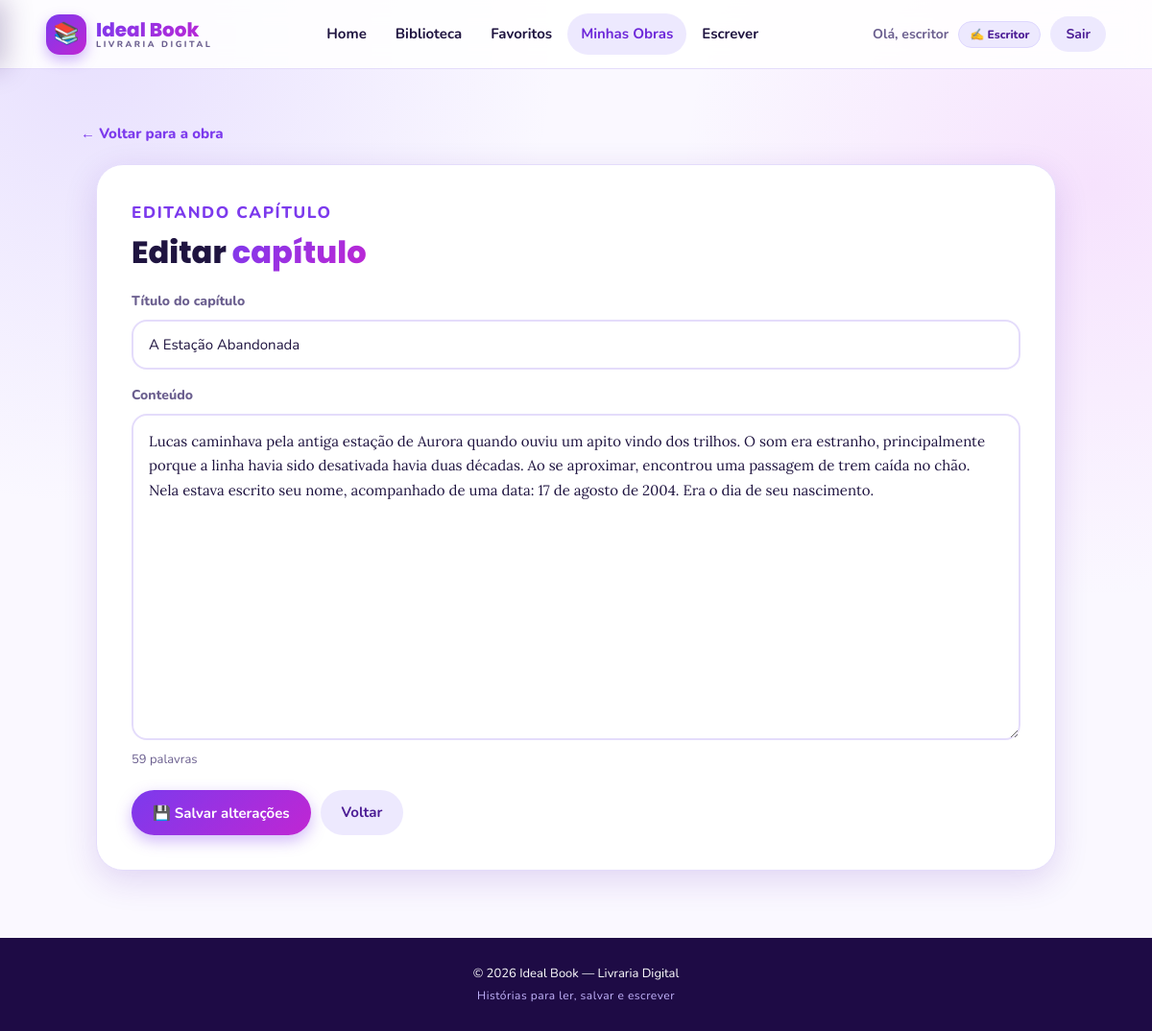
The app's page /obras/editar/3 (signed in) with its own data.
### model/usuarioModel.py (models this page shows)
class UsuarioModel(db.Model):
    __tablename__="usuarios"
    id=db.Column(db.Integer,primary_key=True)
    nome=db.Column(db.String(60),nullable=False)
    senha=db.Column(db.String(20),nullable=False)
    email=db.Column(db.String(60),nullable=False)
    tipoUsuario=db.Column(db.String(20),nullable=False)

### model/capituloModel.py (models this page shows)
class CapituloModel(db.Model):
    __tablename__ = "capitulos"
    idCapitulo = db.Column(db.Integer, primary_key=True)
    titulo = db.Column(db.String(150), nullable=False)
    conteudo = db.Column(db.Text, nullable=False)
    idLivro = db.Column(
        db.Integer,
        db.ForeignKey("livros.id"),
        nullable=False
    )

### app.py (the view, shortened to what this page needs)
@app.route("/obras/editar/<int:idCapitulo>",methods=["GET","POST"])
@tipo_usuario_obrigatorio("escritor")
def editarCapitulo(idCapitulo):
    capitulo=controllerCapitulo.getCapitulo(idCapitulo)
    if request.method=="GET":
        return render_template("editarCapitulo.html",capitulo=capitulo)

### app.py (called while the page is built)
@app.context_processor
def injetar_usuario():
    usuario_atual = None
    try:
        verify_jwt_in_request(optional=True)
        identidade = get_jwt_identity()
        if identidade:
            usuario_atual = controllerUsuario.getUserId(int(identidade))
    except Exception:
        usuario_atual = None
    def url_capa(caminho):
        if not caminho:
            return ""
        normalizado = caminho.replace("\\", "/")
        if normalizado.startswith(("http://", "https://", "/")):
            return normalizado
        return "/" + normalizado
    return dict(usuario_atual=usuario_atual, url_capa=url_capa)

def tipo_usuario_obrigatorio(tipo):
    def decorator(view):
        @wraps(view)
        def wrapper(*args, **kwargs):
            try:
                verify_jwt_in_request()
            except Exception:
                return redirect(url_for("renderLogin"))
            usuario = get_jwt()
            if usuario.get("tipoUsuario") != tipo:
                abort(403)
            return view(*args, **kwargs)
        return wrapper
    return decorator

### controller/controllerCapitulo.py (called while the page is built)
    def getCapitulo(self,idCapitulo):
        capitulo=CapituloModel.query.filter_by(idCapitulo=idCapitulo).first()
        return capitulo

### controller/controllerUsuario.py (called while the page is built)
    def getUserId(self, id):
        usuario=UsuarioModel.query.filter_by(id=id).first()
        return usuario

### templates/editarCapitulo.html (shortened to what this page needs)
{% extends "base.html" %}
{% block content %}
<main class="pagina larga">
  <a class="voltar" href="{{ url_for('menuLivro', idLivro=capitulo.idLivro) }}">← Voltar para a obra</a>
  <section class="box">
    <p class="tag">EDITANDO CAPÍTULO</p>
    <h1 style="font-size: 32px; margin: 10px 0 20px;">Editar <span>capítulo</span></h1>
    <form class="form" method="POST">
      <div class="campo">
        <label class="label-form" for="titulo">Título do capítulo</label>
        <input type="text" id="titulo" name="titulo" value="{{ capitulo.titulo }}" required />
      </div>
      <div class="campo">
        <label class="label-form" for="conteudo">Conteúdo</label>
        <textarea
          class="editor-texto"
          id="conteudo"
          name="conteudo"
          oninput="atualizarContagem(this)"
          required
        >{{ capitulo.conteudo }}</textarea>
        <span class="pequeno-texto" id="contagemPalavras">0 palavras</span>
      </div>
      <div class="linha-botoes">
        <button type="submit" class="botao">💾 Salvar alterações</button>
        <a class="botao-claro" href="{{ url_for('menuLivro', idLivro=capitulo.idLivro) }}">Voltar</a>
      </div>
    </form>
  </section>
</main>
{% endblock %}

### templates/base.html (shortened to what this page needs)
<!doctype html>
<html lang="pt-BR">
<head>
  <link rel="stylesheet" href="{{ url_for('static', filename='css/styles.css') }}" />
</head>
<body>
  <header class="header">
    <a class="logo" href="{{ url_for('home') }}">
      <span class="logo-emoji">📚</span>
      <span class="logo-textos">
        <span class="logo-titulo">Ideal Book</span>
        <span class="logo-sub">LIVRARIA DIGITAL</span>
      </span>
    </a>
    <nav class="menu desktop">
      <a href="{{ url_for('home') }}" class="{{ 'ativo' if request.endpoint == 'home' else '' }}">Home</a>
      {% if usuario_atual %}
        <a href="{{ url_for('biblioteca') }}" class="{{ 'ativo' if request.endpoint in ['biblioteca', 'lerLivro', 'lerCapitulo'] else '' }}">Biblioteca</a>
        <a href="{{ url_for('favoritos') }}" class="{{ 'ativo' if request.endpoint == 'favoritos' else '' }}">Favoritos</a>
        {% if usuario_atual.tipoUsuario == 'escritor' %}
          <a href="{{ url_for('obras') }}" class="{{ 'ativo' if request.endpoint in ['obras', 'menuLivro', 'addCapitulo', 'editarCapitulo'] else '' }}">Minhas Obras</a>
          <a href="{{ url_for('renderCadastrarLivro') }}" class="{{ 'ativo' if request.endpoint == 'renderCadastrarLivro' else '' }}">Escrever</a>
        {% endif %}
      {% endif %}
    </nav>
    <div class="menu-conta desktop">
      {% if usuario_atual %}
        <span class="ola">Olá, {{ usuario_atual.nome.split(' ')[0] }}</span>
        <span class="chip-papel">
          {{ '✍️ Escritor' if usuario_atual.tipoUsuario == 'escritor' else '📖 Leitor' }}
        </span>
        <a class="botao-claro pequeno" href="{{ url_for('logout') }}">Sair</a>
      {% else %}
        <a class="botao-claro pequeno" href="{{ url_for('renderLogin') }}">Entrar</a>
        <a class="botao pequeno" href="{{ url_for('renderCadastro') }}">Cadastrar</a>
      {% endif %}
    </div>
  </header>
  {% block content %}{% endblock %}
  <footer class="rodape">
    <p class="rodape-texto">© 2026 Ideal Book — Livraria Digital</p>
    <p class="rodape-creditos">Histórias para ler, salvar e escrever</p>
  </footer>
</body>
</html>

### records on screen
UsuarioModel: nome "escritor", tipoUsuario "✍️ Escritor"
CapituloModel: titulo "A Estação Abandonada", conteudo "Lucas caminhava pela antiga estação de Aurora quando ouviu um apito vindo dos trilhos. O som era estranho, principalmente porque a linha havia sido desativada havia duas décadas. Ao se aproximar, encontrou uma passagem de trem caída no chão. Nela estava escrito seu nome, acompanhado de uma data: 17 de agosto de 2004. Era o dia de seu nascimento."
